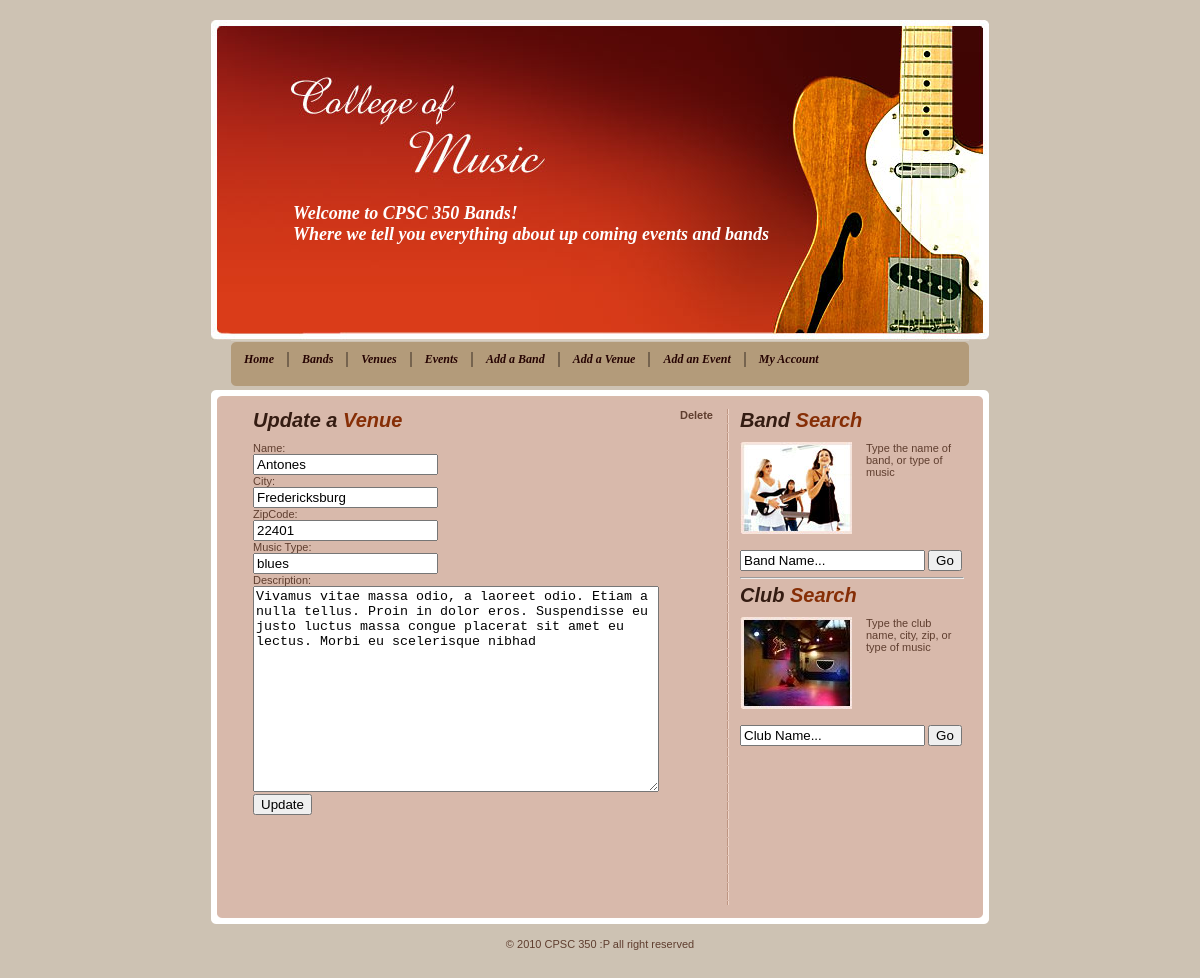
The app's page /addAVenue.php?venueId=1 with its own data.
### tables this page shows
CREATE TABLE IF NOT EXISTS `venue` (
  `venueId` int(11) NOT NULL AUTO_INCREMENT,
  `name` varchar(100) NOT NULL,
  `city` varchar(20) NOT NULL,
  `zipcode` int(11) NOT NULL,
  `description` text NOT NULL,
  `musicType` varchar(100) NOT NULL,
  PRIMARY KEY (`venueId`),
  UNIQUE KEY `name` (`name`),
  KEY `city` (`city`,`zipcode`),
  KEY `musicType` (`musicType`)
);

### addAVenue.php (the view, shortened to what this page needs)
<?php include("header.php");
$venueId = preg_replace("@[^\d]+@","",$_GET['venueId']);
if(isset($_GET['venueId'])) {
	$query = "SELECT * FROM Venue WHERE venueId='$venueId' LIMIT 1";
	$result = mysqli_query($db,$query);
	$row = mysqli_fetch_array($result);
} else {
	$row = array();
}
?>
<a style="float:right;" href="addAVenue.php?venueId=<?php echo $venueId;?>">Delete</a>
<h2><b><?php echo (isset($_GET['venueId'])?'Update':'Add');?> a</b> Venue</h2>
<form action="<?php echo $_SERVER['REQUEST_URI'];?>" method="POST">
	<div>Name:</div><div><input type="text" name="name" value="<?php echo htmlentities($row['name']);?>"></div>
	<div>City:</div><div><input type="text" name="city" value="<?php echo htmlentities($row['city']);?>"></div>
	<div>ZipCode:</div><div><input type="text" name="zipcode" value="<?php echo htmlentities($row['zipcode']);?>"></div>
	<div>Music Type:</div><div><input type="text" name="musicType" value="<?php echo htmlentities($row['musicType']);?>"></div>
	<div>Description:</div><div><textarea name="description" style="width:400px;height:200px;"><?php echo htmlentities($row['description']);?></textarea></div>
	<div><input type="submit" value="<?php echo (isset($_GET['venueId'])?'Update':'Add');?>"></div>
</form>
<?php include("footer.php");?>

### style.css (style rules this page uses)
html { margin: 0; padding: 0; }
body { background: #CDC2B3 url(images/bg.gif); text-align: center; color: #5F3E2F; font: 11px verdana, sans-serif; margin: 0px; padding: 20px 0px 20px 0px; }
a { color: #5F3E2F; font-weight: bold; text-decoration: none; }
h2 { margin: 0px; padding: 0px 0px 10px 0px; font:Arial, Helvetica, sans-serif; font-size:20px; font-style:italic; color:#862e06; }
h2 b { color:#341c12; }

### records on screen
venue: name "Antones", city "Fredericksburg", zipcode "22401", musicType "blues", description "Vivamus vitae massa odio, a laoreet odio. Etiam a nulla tellus. Proin in dolor eros. Suspendisse eu justo luctus massa congue placerat sit amet eu lectus. Morbi eu scelerisque nibhad"
